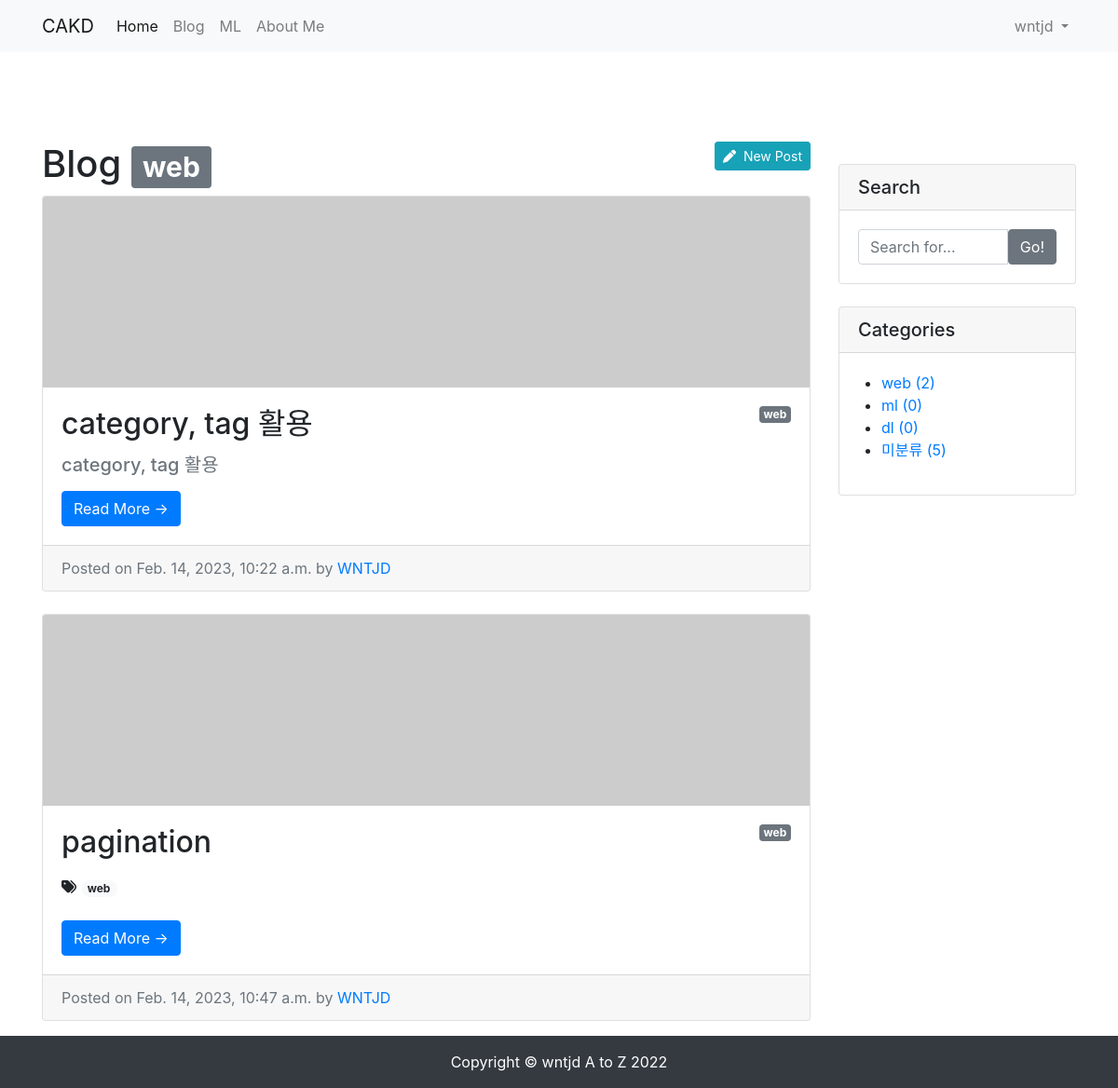
Page /blog/category/web/ (signed in) on the committed database.
### blog/models.py (models this page shows, shortened)
class Category(models.Model):
    name = models.CharField(max_length=50, unique=True)
    slug = models.SlugField(max_length=200, unique=True, allow_unicode=True)
    def __str__(self):
        return self.name
    def get_absolute_url(self):
        return f'/blog/category/{self.slug}/'
    class Meta:
        verbose_name_plural = 'categories'

class Post(models.Model):
    title = models.CharField(max_length=30)
    hook_text = models.CharField(max_length=100, blank=True)
    content = models.TextField()
    head_image = models.ImageField(upload_to='blog/images/%Y/%m/%d/', blank=True)
    file_upload = models.FileField(upload_to='blog/files/%Y/%m/%d/', blank=True)
    created_at = models.DateTimeField(auto_now_add=True)
    updated_at = models.DateTimeField(auto_now=True)
    author = models.ForeignKey(User, null=True, on_delete=models.SET_NULL)
    category = models.ForeignKey(Category, null=True, blank=True, on_delete=models.SET_NULL)
    tags = models.ManyToManyField(Tag, blank=True)
    def get_absolute_url(self):
        return f'/blog/{self.pk}/'
    def get_content_markdown(self):
        return markdown(self.content)

class Tag(models.Model):
    name = models.CharField(max_length=50)
    slug = models.SlugField(max_length=200, unique=True, allow_unicode=True)
    def __str__(self):
        return self.name
    def get_absolute_url(self):
        return f'/blog/tag/{self.slug}/'

### blog/views.py (the view)
# urls.py: path('category/<str:slug>/', views.category_page),
def category_page(request, slug):
    if slug == 'no_category':
        category = '미분류'
        post_list = Post.objects.filter(category=None)
    else:
        category = Category.objects.get(slug=slug)
        post_list = Post.objects.filter(category=category)
    return render(
        request,
        'blog/post_list.html',
        {
            'post_list': post_list,
            'categories': Category.objects.all(),
            'no_category_post_count': Post.objects.filter(category=None).count(),
            'category': category,
        }
    )

### blog/templates/blog/post_list.html (shortened to what this page needs)
{% extends 'blog/base.html' %}
{% block main_area %}
    {% if user.is_authenticated %}
        {% if user.is_superuser or user.is_staff %}
            <a class="btn btn-info btn-sm float-right" href="/blog/create_post/" role="button"><i class="fas fa-pen"></i>&nbsp;&nbsp;New Post</a>
        {% endif %}
    {% endif %}
    <h1>Blog
        {% if category %}<span class="badge badge-secondary">{{ category }}</span>{% endif %}
    </h1>
    {% if post_list.exists %}
    {% for p in post_list %}
    <div class="card mb-4" id="post-{{p.pk}}">
        {% if p.head_image %}
            <img class="card-img-top" src="{{ p.head_image.url }}" alt="{{ p }} head image">
        {% else %}
            <img class="card-img-top" src="https://picsum.photos/seed/{{ p.id }}/800/200" alt="random_image">
        {% endif %}
        <div class="card-body">
            {% if p.category %}
                <span class="badge badge-secondary float-right">{{ p.category }}</span>
            {% else %}
                <span class="badge badge-secondary float-right">미분류</span>
            {% endif %}
            <h2 class="card-title">{{ p.title }}</h2>
            {% if p.hook_text %}
                <h5 class="text-muted">{{ p.hook_text }}</h5>
            {% endif %}
            {% if p.tags.exists %}
                        <i class="fas fa-tags"></i>
                        {% for tag in p.tags.iterator %}
                            <a href="{{ tag.get_absolute_url }}"><span class="badge badge-pill badge-light">{{ tag }}</span></a>
                        {% endfor %}
                        <br/>
                        <br/>
                    {% endif %}
            <a href="{{ p.get_absolute_url }}" class="btn btn-primary">Read More &rarr;</a>
        </div>
        <div class="card-footer text-muted">
            Posted on {{ p.created_at}} by
            <a href="#">{{p.author | upper}}</a>
        </div>
    </div>
{% endfor %}
    {% else %}
        <h3>아직 게시물이 없습니다.</h3>
    {% endif %}
{% endblock %}

### blog/templates/blog/base.html (shortened to what this page needs)
<!DOCTYPE html>
<html lang="en">
<head>
    <link rel="stylesheet" href="https://cdn.jsdelivr.net/npm/bootstrap@4.5.3/dist/css/bootstrap.min.css">
</head>
<body>
    {% include 'blog/navbar.html'%}
    <div class="container pt-5 my-5">
        <div class="row">
            <div class="col-md-8 col-lg-9" id="main-area">
                {% block main_area %}
                {% endblock %}
            </div>
            <div class="col-md-4 col-lg-3">
                <div class="card my-4">
                    <h5 class="card-header">Search</h5>
                    <div class="card-body">
                        <div class="input-group">
                            <input type="text" class="form-control" placeholder="Search for...">
                            <span class="input-group-btn">
                                    <button class="btn btn-secondary" type="button">Go!</button>
                                </span>
                        </div>
                    </div>
                </div>
                <div class="card my-4" id="categories-card">
                    <h5 class="card-header">Categories</h5>
                    <div class="card-body">
                        <div class="row">
                            <ul>
                                {% for category in categories %}
                                <li>
                                    <a href="{{ category.get_absolute_url }}">{{ category }} ({{ category.post_set.count }})</a>
                                </li>
                                {% endfor %}
                                <li>
                                    <a href="/blog/category/no_category/">미분류 ({{ no_category_post_count }})</a>
                                </li>
                            </ul>
                        </div>
                    </div>
                </div>
            </div>
        </div>
    </div>
    <div class="fixed-bottom">
        {% include 'blog/footer.html'%}
    </div>
</body>
</html>

### blog/templates/blog/navbar.html (shortened to what this page needs)
{% load socialaccount %}
<nav class="navbar navbar-expand-lg navbar-light bg-light">
    <div class="container">
        <a class="navbar-brand" href="/">CAKD</a>
        <div class="collapse navbar-collapse" id="navbarNavDropdown">
            <ul class="navbar-nav">
                <li class="nav-item active">
                    <a class="nav-link" href="/">Home</a>
                </li>
                <li class="nav-item">
                    <a class="nav-link" href="/blog/">Blog</a>
                </li>
                <li class="nav-item">
                    <a class="nav-link" href="/ml/">ML</a>
                </li>
                <li class="nav-item">
                    <a class="nav-link" href="/about_me/">About Me</a>
                </li>
            </ul>
            <ul class="navbar-nav ml-auto"> {% if user.is_authenticated %} <li class="nav-item dropdown">
                    <a class="nav-link dropdown-toggle" href="#" id="navbarDropdownMenuLink" role="button"
                        data-toggle="dropdown" aria-haspopup="true" aria-expanded="false"> {{ user.username }} </a>
                </li> {% else %} <li class="nav-item">
                    <a class="nav-link" href="#" data-toggle="modal" data-target="#loginModal">Log In</a>
                </li> {% endif %} </ul>
        </div>
    </div>
</nav>

### rows in the picture
Category: name "web", post_set.count "2"
Post: category "web", title "category, tag 활용", hook_text "category, tag 활용", created_at "Feb. 14, 2023, 10:22 a.m.", author "WNTJD"
Post: category "web", title "pagination", created_at "Feb. 14, 2023, 10:47 a.m.", author "WNTJD"
Tag: name "web"
Category: name "ml", post_set.count "0"
Category: name "dl", post_set.count "0"

### other values in the picture
{{ user.username }} "wntjd"
{{ no_category_post_count }} "5"
